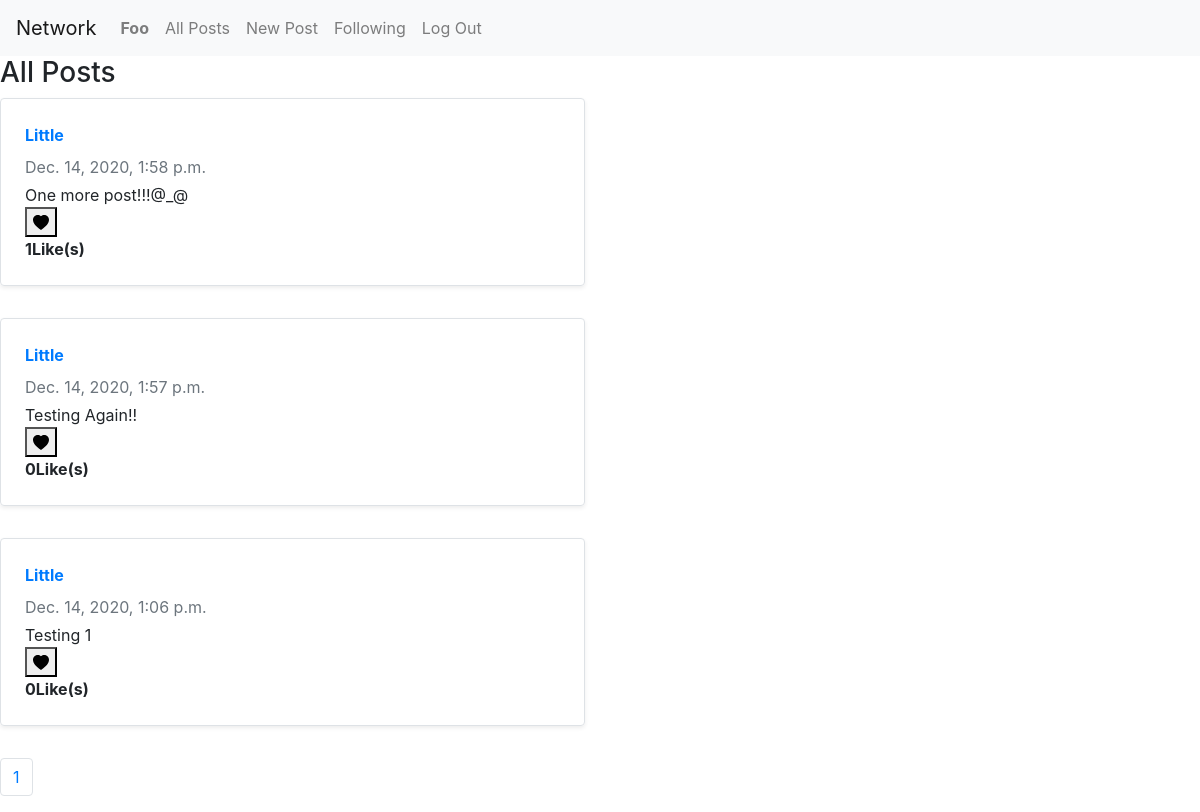
/following (signed in), run on an earlier commit of the app's database.
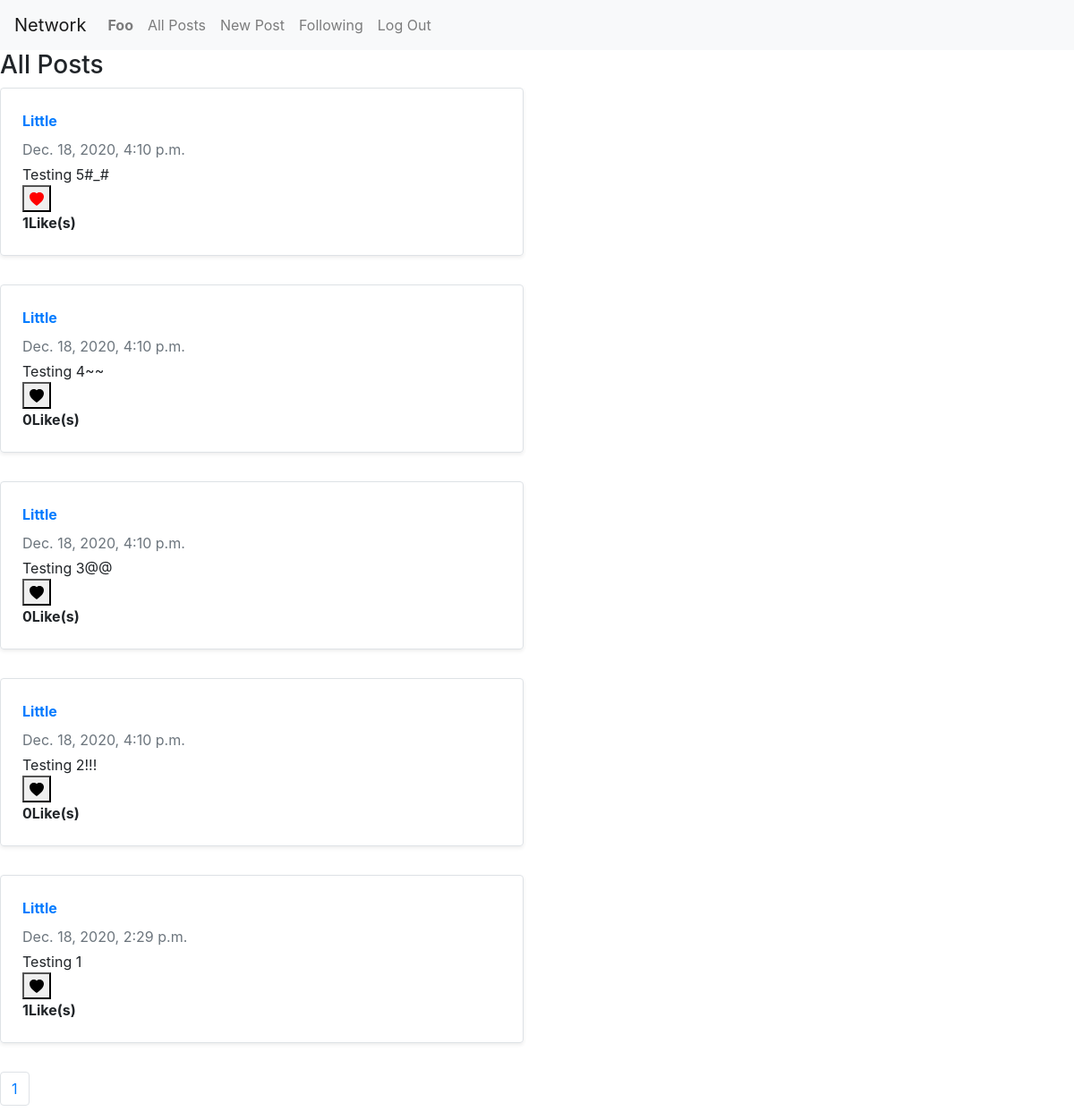
And on a later commit of the database.
### network/models.py (models this page shows, shortened)
class User(AbstractUser):
    pass

class Post(models.Model):
    post_text = models.CharField(max_length=300, blank=True, null=True)
    pub_date = models.DateTimeField("date posted", auto_now_add=True)
    author = models.ForeignKey(User, on_delete=models.CASCADE, related_name="tweeter")
    likes = models.ManyToManyField(User, related_name="post_like")
    class Meta:
        ordering = ['-pub_date']

### network/views.py (the view)
# urls.py: path("following", views.following, name="following"),
@login_required(login_url = '/login')
def following(request):
    all_followings = Follow.objects.get(user = request.user.id).follow_person.all()
    print(all_followings)
    all_followings_posts = Post.objects.filter(author__in = all_followings)
    paginator = Paginator(all_followings_posts, 5)
    page_number = request.GET.get('page')
    page_obj = paginator.get_page(page_number)
    liked = Post.objects.filter(likes = request.user)
    return render(request, "network/home.html", {"page_obj": page_obj, "liked":liked})

### network/templates/network/home.html (shortened to what this page needs)
{% extends "network/layout.html" %}
{% load static %}
{% block body %}
    <h3>All Posts</h3>
    {% for post in page_obj %}
        <div class="row mb-2">
            <div class="col-md-6">
            <div class="row no-gutters border rounded overflow-hidden flex-md-row mb-4 shadow-sm h-md-250 position-relative">
                <div class="col p-4 d-flex flex-column position-static">
                <a href="{% url 'profile' post.author %}"><strong class="d-inline-block mb-2 text-primary">{{ post.author|capfirst }}</strong></a>
                <div class="mb-1 text-muted">{{ post.pub_date }}</div>
                <p class="card-text mb-auto">{{ post.post_text }}</p>
                    <button type="submit" value="{{ logged_in_user }}" name="post_id" id="like-button-{{ post.id }}" onclick="like('{{post.id}}')" style=width:2em>
                        {% if post in liked %}
                        <svg width="1em" height="1em" viewBox="0 0 16 16" class="bi bi-heart-fill" style=fill:red;  id="like-svg-{{ post.id }}" xmlns="http://www.w3.org/2000/svg" >
                            <path fill-rule="evenodd" d="M8 1.314C12.438-3.248 23.534 4.735 8 15-7.534 4.736 3.562-3.248 8 1.314z"/>
                        </svg>
                        {% else %}
                        <svg width="1em" height="1em" viewBox="0 0 16 16" class="bi bi-heart-fill" style=fill:black;  id="like-svg-{{ post.id }}" xmlns="http://www.w3.org/2000/svg" >
                            <path fill-rule="evenodd" d="M8 1.314C12.438-3.248 23.534 4.735 8 15-7.534 4.736 3.562-3.248 8 1.314z"/>
                        </svg>
                        {% endif %}
                    </button>
                    <strong id="like-count-{{ post.id }}">{{ post.likes.count }}Like(s)</strong>
                </div>
            </div>
            </div>
        </div>
    {% endfor %}
    <div class="pagination">
        <nav aria-label="Page navigation example">
            <ul class="pagination justify-content-center">
                <li class="page-item"><a class="page-link" href="?page={{ page_obj.number }}">{{ page_obj.number }}</a></li>
            </ul>
        </nav>
    </div>
{% endblock %}

### network/templates/network/layout.html (shortened to what this page needs)
{% load static %}
<!DOCTYPE html>
<html lang="en">
    <head>
        <link rel="stylesheet" href="https://stackpath.bootstrapcdn.com/bootstrap/4.4.1/css/bootstrap.min.css">
        <link href="{% static 'network/styles.css' %}" rel="stylesheet">
    </head>
    <body>
        <nav class="navbar navbar-expand-lg navbar-light bg-light">
            {% if user.is_authenticated %}
            <a class="navbar-brand" href="{% url 'home' %}">Network</a>
            {% else %}
            <a class="navbar-brand" href="{% url 'login' %}">Network</a>
            {% endif %}
            <div>
              <ul class="navbar-nav mr-auto">
                {% if user.is_authenticated %}
                    <li class="nav-item">
                        <a class="nav-link" href="{% url 'profile' user.username %}"><strong>{{ user.username|capfirst }}</strong></a>
                    </li>
                    <li class="nav-item">
                        <a class="nav-link" href="{% url 'home' %}">All Posts</a>
                    </li>
                    <li class="nav-item">
                        <a class="nav-link" href="{% url 'newpost' %}">New Post</a>
                    </li>
                    <li class="nav-item">
                        <a class="nav-link" href="{% url 'following' %}">Following</a>
                    </li>
                    <li class="nav-item">
                        <a class="nav-link" href="{% url 'logout' %}">Log Out</a>
                    </li>
                {% endif %}
              </ul>
            </div>
          </nav>
        <div class="body">
            {% block body %}
            {% endblock %}
        </div>
    </body>
</html>

What changed in the data, as far as the page shows it:
removed Post: author "Little", pub_date "Dec. 14, 2020, 1:58 p.m.", post_text "One more post!!!@_@", likes.count "1"
removed Post: author "Little", pub_date "Dec. 14, 2020, 1:57 p.m.", post_text "Testing Again!!", likes.count "0"
removed Post: author "Little", pub_date "Dec. 14, 2020, 1:06 p.m.", post_text "Testing 1", likes.count "0"
added Post: author "Little", pub_date "Dec. 18, 2020, 4:10 p.m.", post_text "Testing 5#_#", likes.count "1"
added Post: author "Little", pub_date "Dec. 18, 2020, 4:10 p.m.", post_text "Testing 4~~", likes.count "0"
added Post: author "Little", pub_date "Dec. 18, 2020, 4:10 p.m.", post_text "Testing 3@@", likes.count "0"
added Post: author "Little", pub_date "Dec. 18, 2020, 4:10 p.m.", post_text "Testing 2!!!", likes.count "0"
added Post: author "Little", pub_date "Dec. 18, 2020, 2:29 p.m.", post_text "Testing 1", likes.count "1"
